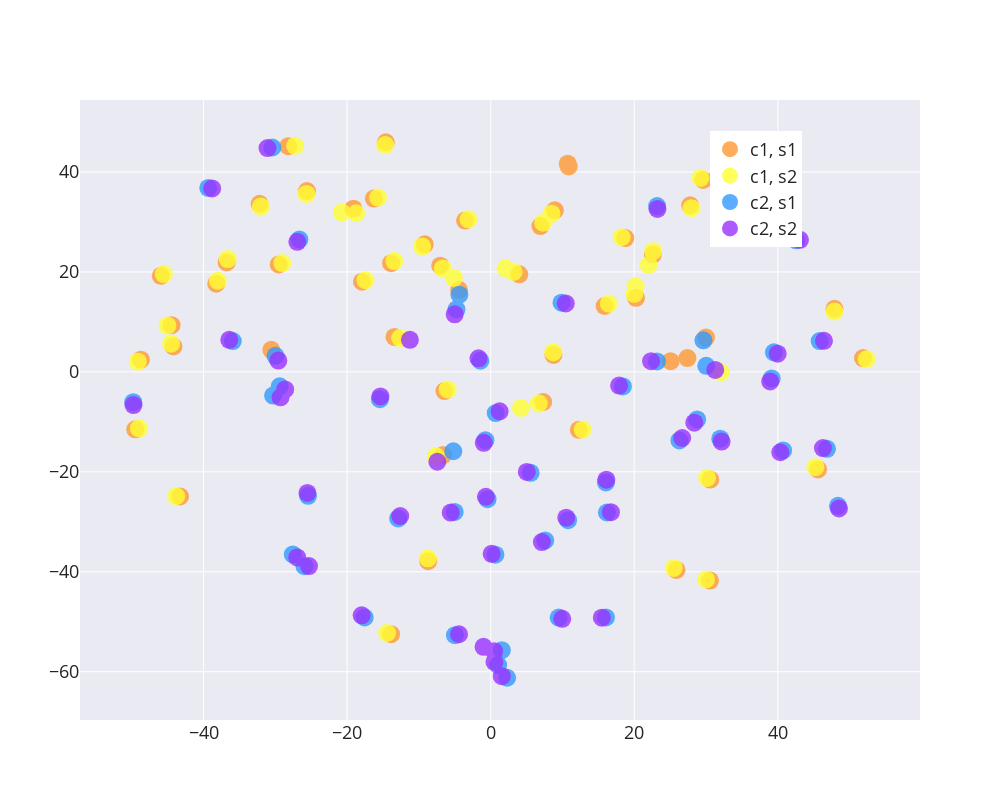

Notebook code for this chart:
### Code cell
fig = go.Figure()

# specify color for each label (similar color for same class)
label2color = {
    'c1': {
        's1': 'rgb(255, 153, 51)',
        's2': 'rgb(255, 255, 51)',
    }, 
    'c2': {
        's1': 'rgb(51, 153, 255)',
        's2': 'rgb(153, 51, 255)',
    },
}

for c in ['c1', 'c2']:
    for s in ['s1', 's2']:
        color = label2color[c][s]

        fig.add_trace(
            go.Scatter(
                mode='markers',
                x=emb['ourv3'][c][s]['tsne'][:,0],
                y=emb['ourv3'][c][s]['tsne'][:,1],
                opacity=0.8,
                marker=dict(
                    color=color,
                    size=18,
                ),
                name=f"{c}, {s}"
            )
        )
        
        
    

fig.update_layout(
    autosize=False,
    width=1000,
    height=800,
    template="seaborn",
    font=dict(
        size=18,
    ),
    #title=dict(
    #    text="test",
    #    font=dict(
    #        color="blue",
    #    ),
    #    x=0.5,
    #),
    legend=dict(
        x=.75,
        y=.95,
        traceorder="normal",
    ),
    #xaxis_title="embedding dim 1",
    #yaxis_title="embedding dim 2",
)

fig.show()
